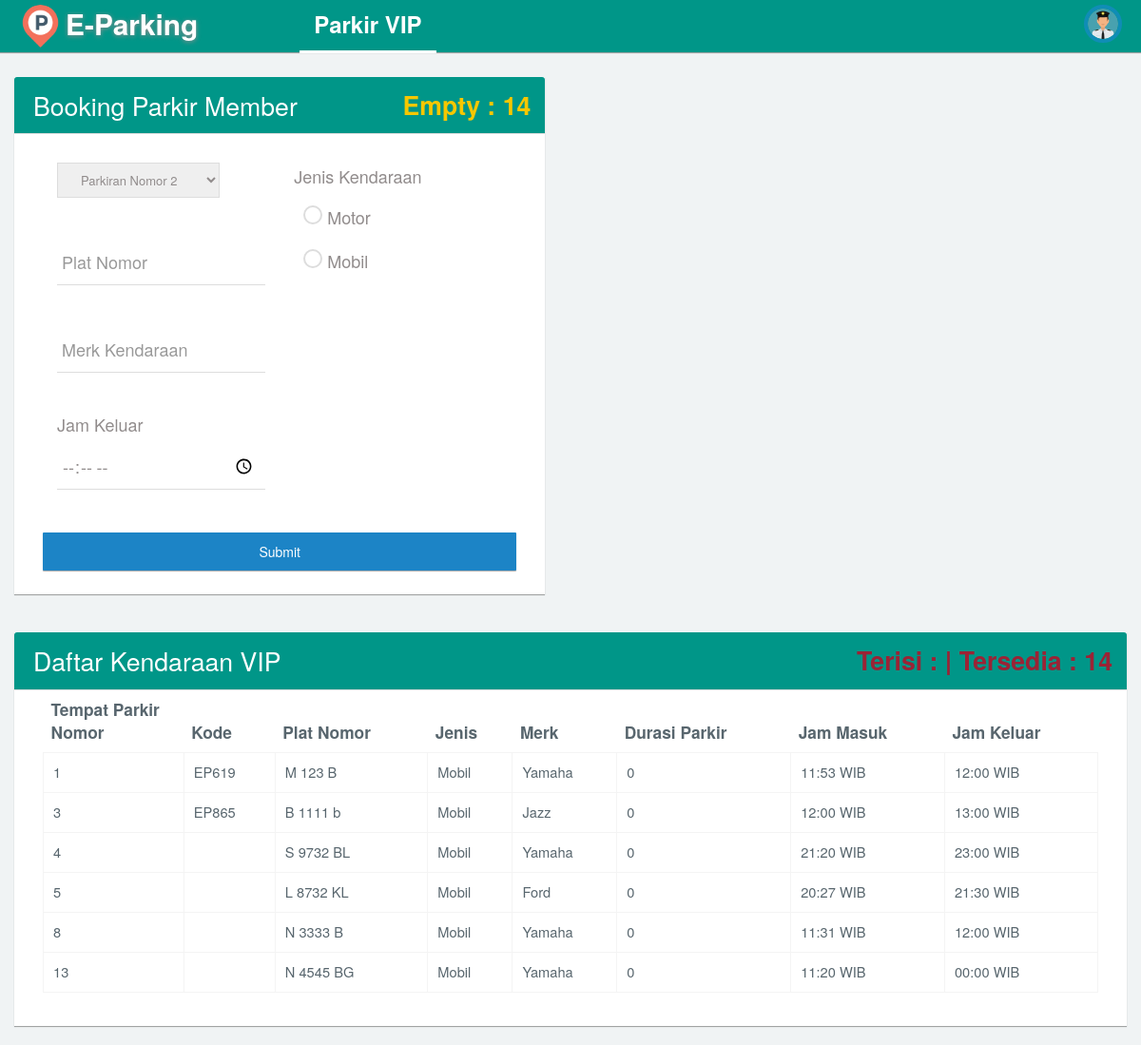
/member.php (signed in), run on the app's committed database.
### tables this page shows
CREATE TABLE `tb_daftar_parkir` (
  `id_daftar_parkir` int(11) NOT NULL,
  `kode` varchar(5) NOT NULL,
  `plat_nomor` varchar(10) DEFAULT NULL,
  `jenis` varchar(22) DEFAULT NULL,
  `merk` varchar(30) DEFAULT NULL,
  `jam_masuk` varchar(9) DEFAULT NULL,
  `hitung_jam_masuk` int(2) DEFAULT NULL,
  `hitung_jam_keluar` int(2) NOT NULL,
  `status` varchar(10) NOT NULL,
  `jam_keluar` varchar(9) DEFAULT NULL
);

### member.php (the view, shortened to what this page needs)
<!DOCTYPE html>
<html lang="en">
<head>
  <link rel="stylesheet" type="text/css" href="asset/css/bootstrap.min.css">
  <link rel="stylesheet" type="text/css" href="asset/css/plugins/font-awesome.min.css" />
  <link rel="stylesheet" type="text/css" href="asset/css/plugins/animate.min.css" />
  <link rel="stylesheet" type="text/css" href="asset/css/plugins/nouislider.min.css" />
  <link rel="stylesheet" type="text/css" href="asset/css/plugins/select2.min.css" />
  <link rel="stylesheet" type="text/css" href="asset/css/plugins/ionrangeslider/ion.rangeSlider.css" />
  <link rel="stylesheet" type="text/css" href="asset/css/plugins/ionrangeslider/ion.rangeSlider.skinFlat.css" />
  <link rel="stylesheet" type="text/css" href="asset/css/plugins/bootstrap-material-datetimepicker.css" />
  <link rel="stylesheet" type="text/css" href="asset/css/plugins/simple-line-icons.css" />
  <link rel="stylesheet" type="text/css" href="asset/css/plugins/mediaelementplayer.css" />
  <link href="asset/css/style.css" rel="stylesheet">
</head>
<?php
include "config/koneksi.php";
$username = $_GET['nama'];
$queryMasihKosong = mysqli_query($con, "SELECT * FROM tb_daftar_parkir where status = 'kosong'");
$cek_kosong = mysqli_num_rows($queryMasihKosong);
?>
<body style="overflow-x: hidden;" class="dashboard topnav">
  <nav class="navbar navbar-default header navbar-fixed-top bg-teal">
    <div class="col-md-12 nav-wrapper">
      <div class="navbar-header" style="width:100%;">
        <div class="navbar-brand" style="margin-left: -10px;" name="home_logo">
          <img src="asset/img/logo.png" class="img-circle" alt="logo" style="float: left;margin-top: -10px;" width="45px" />
          <b style="float: left;margin-left: 4px;">E-Parking</b>
        </div>
        <ul class="nav navbar-nav search-nav" style="margin-left: 7%">
          <li class="active"><a style="font-size: 18pt">Parkir VIP</a></li>
        </ul>
        <ul class="nav navbar-nav navbar-right user-nav">
          <li class="user-name"><span><?php echo $username ?></span></li>
          <li class="dropdown avatar-dropdown">
            <img src="asset/img/petugas.png" class="img-circle avatar" alt="username" data-toggle="dropdown" aria-haspopup="true" aria-expanded="true" style="cursor: pointer;" />
          </li>
        </ul>
      </div>
    </div>
  </nav>
  <div id="content">
    <div class="col-md-7" style="margin-top: 30px;">
      <div class="col-md-10 panel">
        <div class="col-md-12 panel-heading bg-teal">
          <h4 style="color: white;font-size: 20pt;">Booking Parkir Member<span class="right" style="color : #f6c700; font-weight: bold; text-align: right; padding-right: 10px;">Empty : <?= $cek_kosong ?></span></h4>
        </div>
        <div class="col-md-12 panel-body" style="padding-bottom:25px;">
          <div class="col-md-12">
            <form class="cmxform" method="POST">
              <?php
              $queryCekParkiran = "SELECT * FROM tb_daftar_parkir WHERE status = 'kosong'";
              $executeCekParkiran = mysqli_query($con, $queryCekParkiran);
              ?>
              <div class="col-md-6">
                <div class="form-group form-animate-text" style="margin-top:15px !important;">
                  <select name="id_daftar_parkir" id="id_daftar_parkir">
                    <?php
                    while ($parkir = mysqli_fetch_array($executeCekParkiran)) {
                    ?>
                      <option value="<?= $parkir['id_daftar_parkir'] ?>">Parkiran Nomor <?= $parkir['id_daftar_parkir'] ?></option>
                    <?php
                    }
                    ?>
                  </select>
                </div>
                <div class="form-group form-animate-text" style="margin-top:15px !important;">
                  <input type="text" class="form-text" name="plat_nomor" id="plat_nomor" required>
                  <label>Plat Nomor</label>
                </div>
                <div class="form-group form-animate-text" style="margin-top:10px !important;">
                  <input type="text" class="form-text" name="merk" id="merk" required>
                  <label>Merk Kendaraan</label>
                </div>
                <div class="form-group form-animate-text" style="margin-top:10px !important;">
                  <h4>Jam Keluar</h4>
                  <input type="time" class="form-text" name="jam_keluar" id="jam_keluar" required>
                </div>
              </div>
              <div class="col-md-6" style="padding-top: 10px">
                <label>
                  <h4>Jenis Kendaraan</h4>
                </label>
              </div>
              <div class="col-md-6" style="padding:5px 20px 0 25px" name="jenis_kendaraan">
                <div class="form-animate-radio">
                  <label class="radio">
                    <span class="outer">
                    </span> Motor
                  </label>
                </div>
                <div class="form-animate-radio">
                  <label class="radio">
                    <span class="outer">
                    </span> Mobil
                  </label>
                </div>
              </div>
              <input class="submit btn btn-primary col-md-12" type="submit" value="Submit" style="height: 40px" name="btn_masuk">
            </form>
          </div>
        </div>
      </div>
    </div>
  </div>
  <div class="col-md-12 col-sm-12 col-x-12" style="margin-top: 20px;">
    <div class="col-md-12 panel">
      <div class="col-md-12 panel-heading bg-teal">
        <h4 style="color: white;font-size: 20pt;">Daftar Kendaraan VIP<span class="right" style="color : #9B2335; font-weight: bold; text-align: right; padding-right: 10px;">Terisi : <?= $cek_isi ?> | Tersedia : <?= $cek_kosong ?></span> </h4>
      </div>
      <div class="panel-body">
        <div class="table-responsive col-md-12 col-sm-12 col-xs-12">
          <table class="table table-hover col-md-12 col-sm-12 col-xs-12" width="100%" cellspacing="0">
            <thead>
              <tr style="font-size: 13pt">
                <th style="max-width: 100px;">Tempat Parkir Nomor</th>
                 <th>Kode</th>
                <th style="max-width: 250px;">Plat Nomor</th>
                <th>Jenis</th>
                <th>Merk</th>
                <th>Durasi Parkir</th>
                <th style="max-width: 200px;">Jam Masuk</th>
                <th style="max-width: 200px;">Jam Keluar</th>
              </tr>
            </thead>
            <tbody>
              <?php
              $sql = "SELECT * FROM tb_daftar_parkir WHERE status = 'ada'";
              $query = mysqli_query($con, $sql);
              $durasi = $data['jam_keluar'] - $data['jam_masuk'];
              while ($data = mysqli_fetch_array($query)) { ?>
                <tr style="font-size: 11pt">
                  <td><?php echo $data['id_daftar_parkir'] ?></td>
                  <td><?php echo $data['kode'] ?></td>
                  <td><?php echo $data['plat_nomor'] ?></td>
                  <td><?php echo $data['jenis'] ?></td>
                  <td><?php echo $data['merk'] ?></td>
                  <td><?php echo $durasi ?></td>
                  <td><?php echo $data['jam_masuk'] . " WIB" ?></td>
                  <td><?php echo $data['jam_keluar'] . " WIB" ?></td>
                </tr>
              <?php } ?>
            </tbody>
          </table>
        </div>
      </div>
    </div>
  </div>
</body>
</html>

### data on the page
tb_daftar_parkir: id_daftar_parkir "1", kode "EP619", plat_nomor "M 123 B", jenis "Mobil", merk "Yamaha", jam_masuk "11:53", jam_keluar "12:00"
tb_daftar_parkir: id_daftar_parkir "3", kode "EP865", plat_nomor "B 1111 b", jenis "Mobil", merk "Jazz", jam_masuk "12:00", jam_keluar "13:00"
tb_daftar_parkir: id_daftar_parkir "4", plat_nomor "S 9732 BL", jenis "Mobil", merk "Yamaha", jam_masuk "21:20", jam_keluar "23:00"
tb_daftar_parkir: id_daftar_parkir "5", plat_nomor "L 8732 KL", jenis "Mobil", merk "Ford", jam_masuk "20:27", jam_keluar "21:30"
tb_daftar_parkir: id_daftar_parkir "8", plat_nomor "N 3333 B", jenis "Mobil", merk "Yamaha", jam_masuk "11:31", jam_keluar "12:00"
tb_daftar_parkir: id_daftar_parkir "13", plat_nomor "N 4545 BG", jenis "Mobil", merk "Yamaha", jam_masuk "11:20", jam_keluar "00:00"

### other printed values
$cek_kosong "14"
